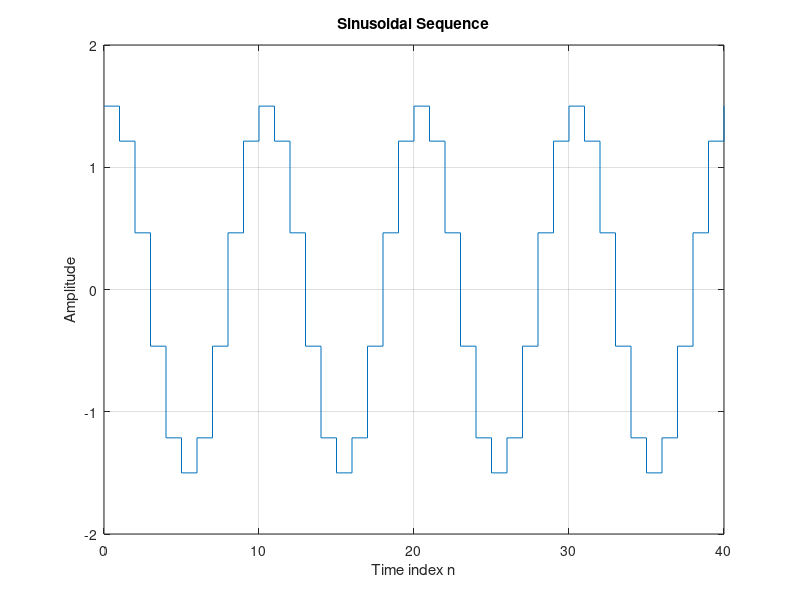

The MATLAB script that drew this image:
% Program P1_4
% Generation of a sinusoidal sequence
n = 0:40;   
f = 0.1;            
phase = 0;          
A = 1.5;            
arg = 2*pi*f*n - phase; 
x = A*cos(arg);
clf;            % Clear old graph
stairs(n,x);      % Plot the generated sequence
axis([0 40 -2 2]);
grid; 
title('Sinusoidal Sequence');
xlabel('Time index n');
ylabel('Amplitude');
axis;
